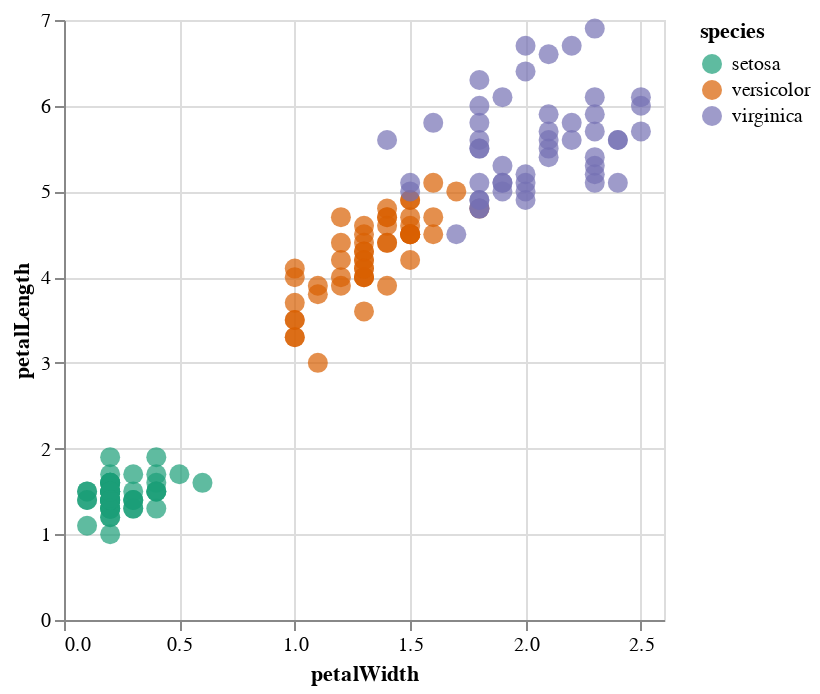

Notebook cell for this chart:
### Markdown cell above
You can change the colormap (or colorscheme) by specifying its name as a string
to `scheme` inside `alt.Scale`.
[All the available colormaps can be viewed on this page](https://vega.github.io/vega/docs/schemes/),
which also lists what type of data the colormap is useful for
(categorical, sequential, diverging, cyclic).

### Code cell
alt.Chart(iris).mark_circle(size=100).encode(
    x='petalWidth',
    y='petalLength',
    color=alt.Color('species').scale(scheme='dark2')
)

### Figure 1 — Vega specification as saved in the notebook (floating-point values rounded to 4 significant figures; data arrays with more than 128 entries replaced by an {"elided": "..."} marker saying what was removed)
{"$schema": "https://vega.github.io/schema/vega/v5.json", "data": [{"name": "source_0", "values": {"elided": "150 records"}}, {"name": "source_0_x_domain_petalWidth", "values": [{"min": 0.1, "max": 2.5}]}, {"name": "source_0_y_domain_petalLength", "values": [{"min": 1.0, "max": 6.9}]}, {"name": "source_0_color_domain_species", "values": [{"species": "setosa"}, {"species": "versicolor"}, {"species": "virginica"}]}], "marks": [{"type": "symbol", "name": "marks", "from": {"data": "source_0"}, "encode": {"update": {"opacity": {"value": 0.7}, "size": {"value": 100}, "x": {"field": "petalWidth", "scale": "x"}, "shape": {"value": "circle"}, "y": {"field": "petalLength", "scale": "y"}, "fill": {"field": "species", "scale": "color"}}}, "style": ["circle"]}], "scales": [{"name": "x", "type": "linear", "domain": [{"signal": "(data(\"source_0_x_domain_petalWidth\")[0] || {}).min"}, {"signal": "(data(\"source_0_x_domain_petalWidth\")[0] || {}).max"}], "range": [0, {"signal": "width"}], "nice": true, "zero": true}, {"name": "y", "type": "linear", "domain": [{"signal": "(data(\"source_0_y_domain_petalLength\")[0] || {}).min"}, {"signal": "(data(\"source_0_y_domain_petalLength\")[0] || {}).max"}], "range": [{"signal": "height"}, 0], "zero": true, "nice": true}, {"name": "color", "type": "ordinal", "domain": {"data": "source_0_color_domain_species", "field": "species", "sort": true}, "range": {"scheme": "dark2"}}], "axes": [{"scale": "x", "minExtent": 0, "zindex": 0, "grid": true, "aria": false, "maxExtent": 0, "orient": "bottom", "labels": false, "tickCount": {"signal": "ceil(width/40)"}, "ticks": false, "gridScale": "y", "domain": false}, {"scale": "y", "minExtent": 0, "zindex": 0, "orient": "left", "labels": false, "maxExtent": 0, "tickCount": {"signal": "ceil(height/40)"}, "grid": true, "gridScale": "x", "aria": false, "domain": false, "ticks": false}, {"scale": "x", "orient": "bottom", "title": "petalWidth", "grid": false, "tickCount": {"signal": "ceil(width/40)"}, "labelFlush": true, "zindex": 0, "labelOverlap": true}, {"scale": "y", "labelOverlap": true, "grid": false, "zindex": 0, "tickCount": {"signal": "ceil(height/40)"}, "orient": "left", "title": "petalLength"}], "background": "white", "padding": 5, "height": 300, "style": "cell", "width": 300, "legends": [{"fill": "color", "symbolType": "circle", "title": "species", "encode": {"symbols": {"update": {"opacity": {"value": 0.7}}}}}]}
